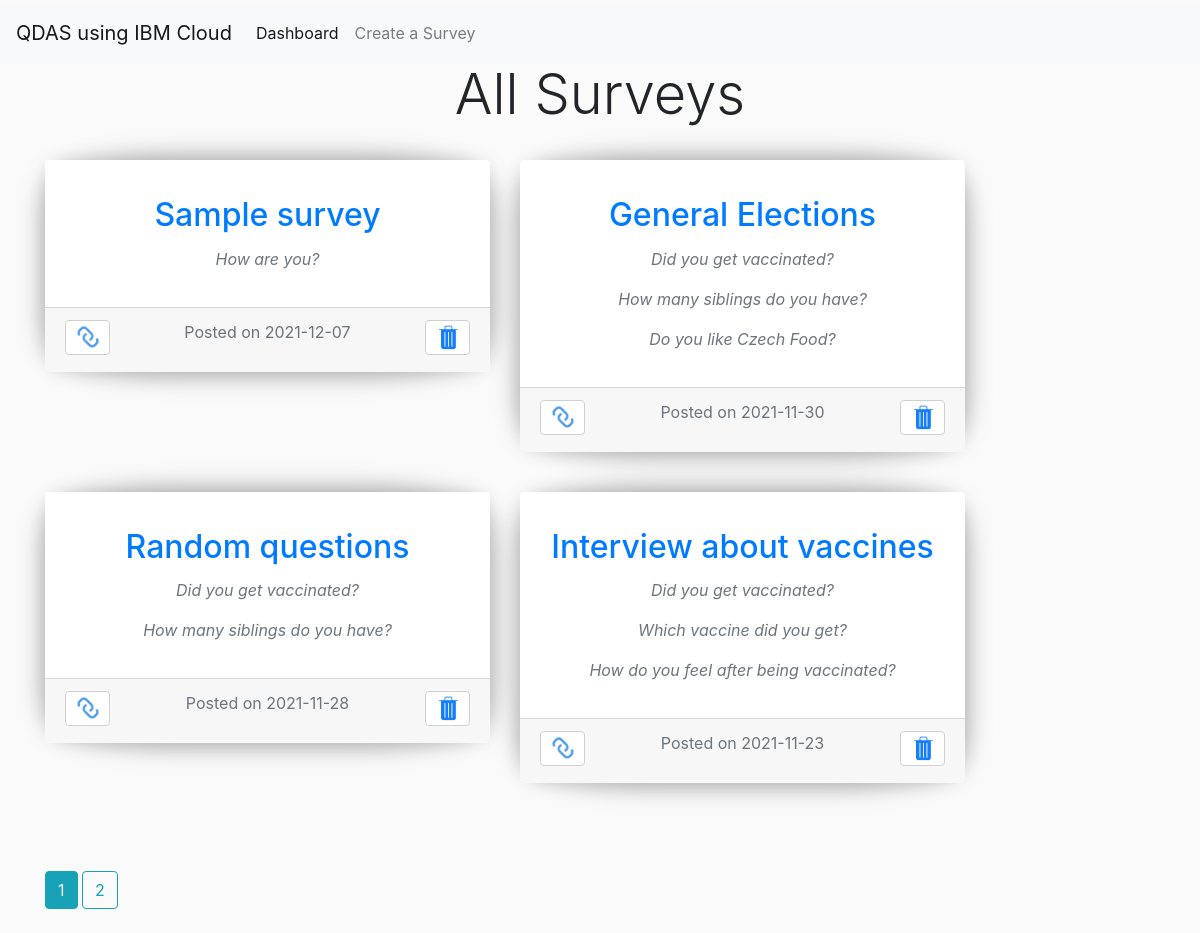
/dashboard, run on the app's committed database.
### qdas/models.py (models this page shows, shortened)
class Questions(db.Model):
    id = db.Column(db.Integer, primary_key=True, autoincrement=True)
    survey_id = db.Column(db.Integer, db.ForeignKey('survey.id'), nullable=False)
    date_posted = db.Column(db.DateTime, nullable=False, default=datetime.utcnow)
    lan_code = db.Column(db.String(3), nullable=False)
    topic = db.Column(db.String(200), nullable=False)
    questions = db.Column(db.JSON(), nullable=False)

class Survey(db.Model):
    id = db.Column(db.Integer, primary_key=True, autoincrement=True)
    date_posted = db.Column(db.DateTime, nullable=False, default=datetime.utcnow)
    survey_folder = db.Column(db.String(100), nullable=False)
    question_ts = db.relationship('Questions', cascade='all,delete', lazy=True)
    response_ts = db.relationship('Responses', cascade='all,delete', lazy=True)

### qdas/routes.py (the view)
@app.route("/", methods=["GET", "POST"])
@app.route("/dashboard", methods=["GET", "POST"])
def dashboard():
    page = request.args.get('page', 1, type=int)
    surveys = Survey.query \
        .join(Questions, Survey.id == Questions.survey_id) \
        .add_columns(Survey.id, Questions.topic, Questions.questions) \
        .filter(Survey.id == Questions.survey_id) \
        .filter(Questions.lan_code == "en") \
        .order_by(Survey.id.desc()) \
        .paginate(page=page, per_page=4)
    return render_template("dashboard.html", surveys=surveys)

### qdas/templates/dashboard.html (shortened to what this page needs)
{% extends "layout.html" %}
{% block content %}
<section class="pb-5 header text-center">
    <header class="pb-4">
        <h1 class="display-4">All Surveys</h1>
    </header>
    <div class="row">
        {% for survey in surveys.items %}
            <div class="col-sm-5">
            <div class="card effect-5">
                <div class="card-body">
                    <h2 class="card-title mt-3"><a class="article-title"
                                                   href="{{ url_for('survey', survey_id=survey.Survey.id) }}">{{ survey.topic }}</a>
                    </h2>
                    {% for question in survey.questions %}
                        {% if loop.index <= 3 %}
                        <p class="font-italic text-muted">{{ question }}</p>
                        {% else %}
                           <span class="collapse" id="more">
                             <p class="font-italic text-muted">{{ question }}</p>
                           </span>
                           <span><a href="#more" data-toggle="collapse" style="color: blue; font-size: 20px;"> ... <i class="fa fa-caret-down"></i></a></span>
                        {% endif %}
                    {% endfor %}
                </div>
                <div class="card-footer text-muted">
                    <p> Posted on {{ survey.Survey.date_posted.date() }}
                        <button class="btn float-right" data-toggle="modal"
                                data-target="#deleteModal{{ survey.Survey.id }}"
                                style="background: url('static/img/delete.png') no-repeat; background-position: center; background-size: 28px 28px; height:35px; width:45px; background-color: #ffffff; border: solid 1px #d0d0d0"></button>
                        <button class="btn float-left" onclick="Copy({{ survey.Survey.id }})"
                                style="background: url('static/img/copy.png') no-repeat; background-position: center; background-size: 28px 28px; height:35px; width:45px; background-color: #ffffff; border: solid 1px #d0d0d0"></button>
            </p>
                </div>
            </div>
        </div>
        {% endfor %}
    </div>
</section>
{% for page_num in surveys.iter_pages(left_edge=1, right_edge=1, left_current=1, right_current=2) %}
    {% if page_num %}
        {% if surveys.page == page_num %}
            <a class="btn btn-info mb-4" href="{{ url_for('dashboard', page=page_num) }}">{{ page_num }} </a>
        {% else %}
            <a class="btn btn-outline-info mb-4"
               href="{{ url_for('dashboard', page=page_num) }}">{{ page_num }} </a>
        {% endif %}
    {% else %}
        ...
    {% endif %}
{% endfor %}
{% endblock content %}

### qdas/templates/layout.html (shortened to what this page needs)
<!DOCTYPE html>
<html lang="en" dir="ltr">
  <head>
    <link rel="stylesheet" href="https://maxcdn.bootstrapcdn.com/bootstrap/4.0.0/css/bootstrap.min.css">
    <link rel="stylesheet" type="text/css" href="{{ url_for('static', filename='main.css') }}">
    <link rel="stylesheet" href="https://cdn.datatables.net/1.11.3/css/jquery.dataTables.min.css">
  </head>
  <body style="margin-top: 5px;">
    <nav class="navbar navbar-expand-lg navbar-light bg-light">
      <a class="navbar-brand" href="/">QDAS using IBM Cloud</a>
      <div class="collapse navbar-collapse" id="navbarNav">
        <ul class="navbar-nav">
          <li class="nav-item active">
            <a class="nav-link" href="{{ url_for('dashboard') }}">Dashboard<span class="sr-only">(current)</span></a>
          </li>
          <li class="nav-item">
            <a class="nav-link" href="{{ url_for('create_survey') }}">Create a Survey</a>
          </li>
        </ul>
      </div>
    </nav>
      <div class="container mt-0">
        {% block content %}
        {% endblock %}
      </div>
  </body>
</html>

### qdas/static/main.css (style rules this page uses)
.effect-5::before { position: absolute; content: ""; z-index: -1; bottom: 20px; left: 8px; right: 8px; top: 20px; background: #aaa; box-shadow: 0 0 25px 10px #aaa; border-radius: 10px/40px; }
.effect-5::after { position: absolute; content: ""; z-index: -1; bottom: 14px; left: 30px; right: 30px; top: 14px; background: #aaa; box-shadow: 0 0 25px 17px #aaa; border-radius: 100px/10px; }
body { min-height: 100vh; background: #fafafa; }
section { position: relative; z-index: 99; }
.card { margin-bottom: 2.5rem; border: none; }
.container { margin-top: 50px; }

### data on the page
Questions: topic "Sample survey", questions "How are you?", Survey.date_posted "2021-12-07"
Questions: topic "General Elections", questions "Did you get vaccinated?" "How many siblings do you have?" "Do you like Czech Food?", Survey.date_posted "2021-11-30"
Questions: topic "Random questions", questions "Did you get vaccinated?" "How many siblings do you have?", Survey.date_posted "2021-11-28"
Questions: topic "Interview about vaccines", questions "Did you get vaccinated?" "Which vaccine did you get?" "How do you feel after being vaccinated?", Survey.date_posted "2021-11-23"

### other printed values
{{ page_num }} "1"
{{ page_num }} "2"
